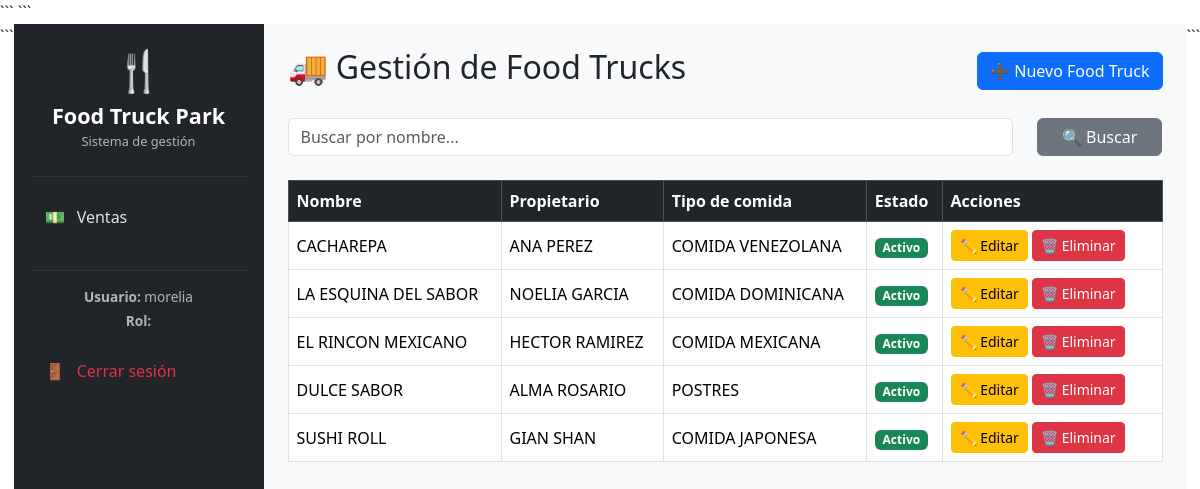
Page /foodtrucks/ (signed in) on the committed database.
### foodtrucks/models.py (models this page shows, shortened)
class FoodTruck(models.Model):
    nombre = models.CharField(max_length=100)
    propietario = models.CharField(max_length=100)
    tipo_comida = models.CharField(max_length=100)
    estado = models.BooleanField(default=True)

### foodtrucks/views.py (the view)
# urls.py: path('', views.lista_foodtrucks, name='lista_foodtrucks'),
def lista_foodtrucks(request):
    if not request.user.is_authenticated:
        return redirect('login')
    if not es_administrador(request):
        return redirect('lista_ventas')
    busqueda = request.GET.get('buscar', '')
    if busqueda:
        foodtrucks = FoodTruck.objects.filter(
            nombre__icontains=busqueda
        )
    else:
        foodtrucks = FoodTruck.objects.all()
    contexto = {
        'foodtrucks': foodtrucks,
        'busqueda': busqueda,
    }
    return render(
        request,
        'foodtrucks/lista.html',
        contexto
    )

### foodtrucks/views.py (called while the page is built)
def es_administrador(request):
    if not request.user.is_authenticated:
        return False
    if request.user.is_superuser:
        return True
    try:
        perfil = request.user.perfilusuario
        return perfil.rol == 'ADMIN'
    except PerfilUsuario.DoesNotExist:
        return False

### templates/foodtrucks/lista.html (shortened to what this page needs)
{% extends 'base.html' %}
{% block content %}
<div class="d-flex justify-content-between align-items-center mb-4">
    <h2>🚚 Gestión de Food Trucks</h2>
    <a href="{% url 'crear_foodtruck' %}" class="btn btn-primary">
        ➕ Nuevo Food Truck
    </a>
</div>
<form method="GET" class="mb-4">
    <div class="row">
        <div class="col-md-10">
            <input
                type="text"
                name="buscar"
                class="form-control"
                placeholder="Buscar por nombre..."
                value="{{ busqueda }}"
            >
        </div>
        <div class="col-md-2 d-grid">
            <button class="btn btn-secondary">
                🔍 Buscar
            </button>
        </div>
    </div>
</form>
<table class="table table-bordered table-hover align-middle">
    <thead class="table-dark">
        <tr>
            <th>Nombre</th>
            <th>Propietario</th>
            <th>Tipo de comida</th>
            <th>Estado</th>
            <th width="220">Acciones</th>
        </tr>
    </thead>
    <tbody>
    {% for foodtruck in foodtrucks %}
        <tr>
            <td>{{ foodtruck.nombre }}</td>
            <td>{{ foodtruck.propietario }}</td>
            <td>{{ foodtruck.tipo_comida }}</td>
            <td>
                {% if foodtruck.estado %}
                    <span class="badge bg-success">
                        Activo
                    </span>
                {% else %}
                    <span class="badge bg-danger">
                        Inactivo
                    </span>
                {% endif %}
            </td>
            <td>
                <a
                    href="{% url 'editar_foodtruck' foodtruck.id %}"
                    class="btn btn-warning btn-sm"
                >
                    ✏️ Editar
                </a>
                <a
                    href="{% url 'eliminar_foodtruck' foodtruck.id %}"
                    class="btn btn-danger btn-sm"
                    onclick="return confirm('¿Desea eliminar este Food Truck? También se eliminarán todos sus productos.')"
                >
                    🗑️ Eliminar
                </a>
            </td>
        </tr>
    {% empty %}
        <tr>
            <td colspan="5" class="text-center">
                No hay Food Trucks registrados.
            </td>
        </tr>
    {% endfor %}
    </tbody>
</table>
{% endblock %}

### templates/base.html (shortened to what this page needs)
<!DOCTYPE html>
<html lang="es">
<head>
<link
    href="https://cdn.jsdelivr.net/npm/bootstrap@5.3.3/dist/css/bootstrap.min.css"
    rel="stylesheet">
```
</head>
<body>
{% if user.is_authenticated %}
<div class="d-flex">
```
<aside class="sidebar text-white p-3">
    <div class="text-center mb-4">
        <div class="fs-1">
            🍴
        </div>
        <div class="brand-title">
            Food Truck Park
        </div>
        <div class="brand-subtitle">
            Sistema de gestión
        </div>
    </div>
    <hr>
    {% if user.perfilusuario.rol == 'ADMIN' %}
    <ul class="nav flex-column">
        <li class="nav-item">
            <a
                class="nav-link"
                href="{% url 'dashboard' %}"
            >
                🏠
                <span class="ms-2">
                    Inicio
                </span>
            </a>
        </li>
        <li class="nav-item">
            <a
                class="nav-link"
                href="{% url 'lista_foodtrucks' %}"
            >
                🚚
                <span class="ms-2">
                    Food Trucks
                </span>
            </a>
        </li>
        <li class="nav-item">
            <a
                class="nav-link"
                href="{% url 'lista_productos' %}"
            >
                🍔
                <span class="ms-2">
                    Productos
                </span>
            </a>
        </li>
        <li class="nav-item">
            <a
                class="nav-link"
                href="{% url 'lista_ventas' %}"
            >
                💵
                <span class="ms-2">
                    Ventas
                </span>
            </a>
        </li>
        <li class="nav-item">
            <a
                class="nav-link"
                href="{% url 'reporte_ventas' %}"
            >
                📊
                <span class="ms-2">
                    Reportes
                </span>
            </a>
        </li>
        <li class="nav-item">
            <a
                class="nav-link"
                href="{% url 'lista_cajeros' %}"
            >
                👥
                <span class="ms-2">
                    Cajeros
                </span>
            </a>
        </li>
    </ul>
    {% else %}
    <ul class="nav flex-column">
        <li class="nav-item">
            <a
                class="nav-link"
                href="{% url 'lista_ventas' %}"
            >
                💵
                <span class="ms-2">
                    Ventas
                </span>
            </a>
        </li>
    </ul>
    {% endif %}
    <div class="mt-4">
        <hr>
        <div class="text-center user-info mb-3">
            <div>
                <strong>
                    Usuario:
                </strong>
                {{ user.username }}
            </div>
            <div class="mt-1">
                <strong>
                    Rol:
                </strong>
            </div>
        </div>
        <a
            class="nav-link text-danger"
            href="{% url 'logout' %}"
        >
            🚪
            <span class="ms-2">
                Cerrar sesión
            </span>
        </a>
    </div>
</aside>
<main class="main-content p-4 flex-grow-1">
    {% block content %}
    {% endblock %}
</main>
```
</div>
{% else %}
{% block login %}
{% endblock %}
{% endif %}
</body>
</html>

### templates/base.html (style rules this page uses)
.sidebar { width: 250px; min-height: 100vh; background: #212529; }
.brand-title { font-size: 1.35rem; font-weight: bold; }
.brand-subtitle { font-size: 0.8rem; color: #adb5bd; }
.sidebar .nav-link { color: #dee2e6; padding: 12px 15px; margin-bottom: 5px; border-radius: 8px; transition: 0.2s; }
.main-content { background: #f8f9fa; min-height: 100vh; }
.sidebar hr { border-color: #495057; }
.user-info { color: #adb5bd; font-size: 0.85rem; }

### rows in the picture
FoodTruck: nombre "CACHAREPA", propietario "ANA PEREZ", tipo_comida "COMIDA VENEZOLANA", estado "Activo"
FoodTruck: nombre "LA ESQUINA DEL SABOR", propietario "NOELIA GARCIA", tipo_comida "COMIDA DOMINICANA", estado "Activo"
FoodTruck: nombre "EL RINCON MEXICANO", propietario "HECTOR RAMIREZ", tipo_comida "COMIDA MEXICANA", estado "Activo"
FoodTruck: nombre "DULCE SABOR", propietario "ALMA ROSARIO", tipo_comida "POSTRES", estado "Activo"
FoodTruck: nombre "SUSHI ROLL", propietario "GIAN SHAN", tipo_comida "COMIDA JAPONESA", estado "Activo"

### other values in the picture
{{ user.username }} "morelia"
